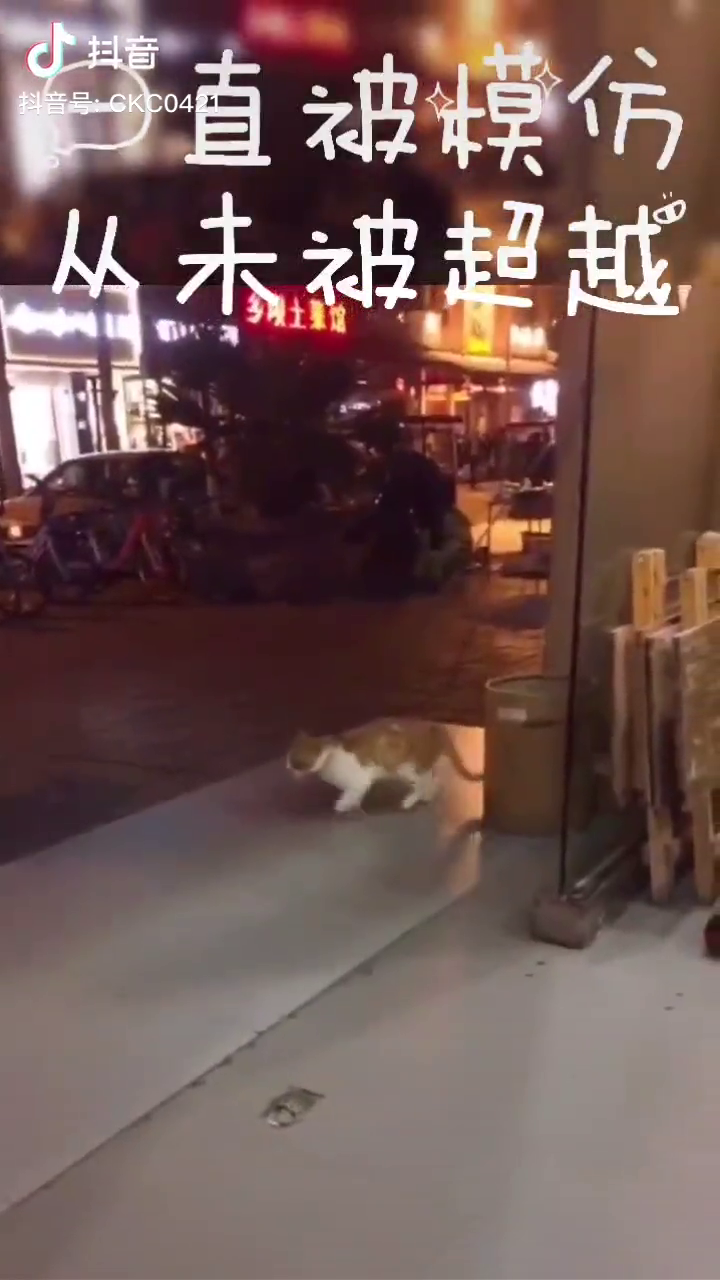
#> input picture frame 69 of OpenCV/cat.mp4, 720 x 1280 px
$ python '视频基本操作.py'
#> lines starting #> are read from the running program, lines starting #| are printed output that depends on the picture
import cv2

def init():

    vc = cv2.VideoCapture('cat.mp4')
    if vc.isOpened():
        open, frame = vc.read()
#> frame is the input picture: shape (1280, 720, 3); mean B, G, R 84.9, 88.2, 114.1
    else:
        open = False

    while open:
        ret, frame = vc.read()
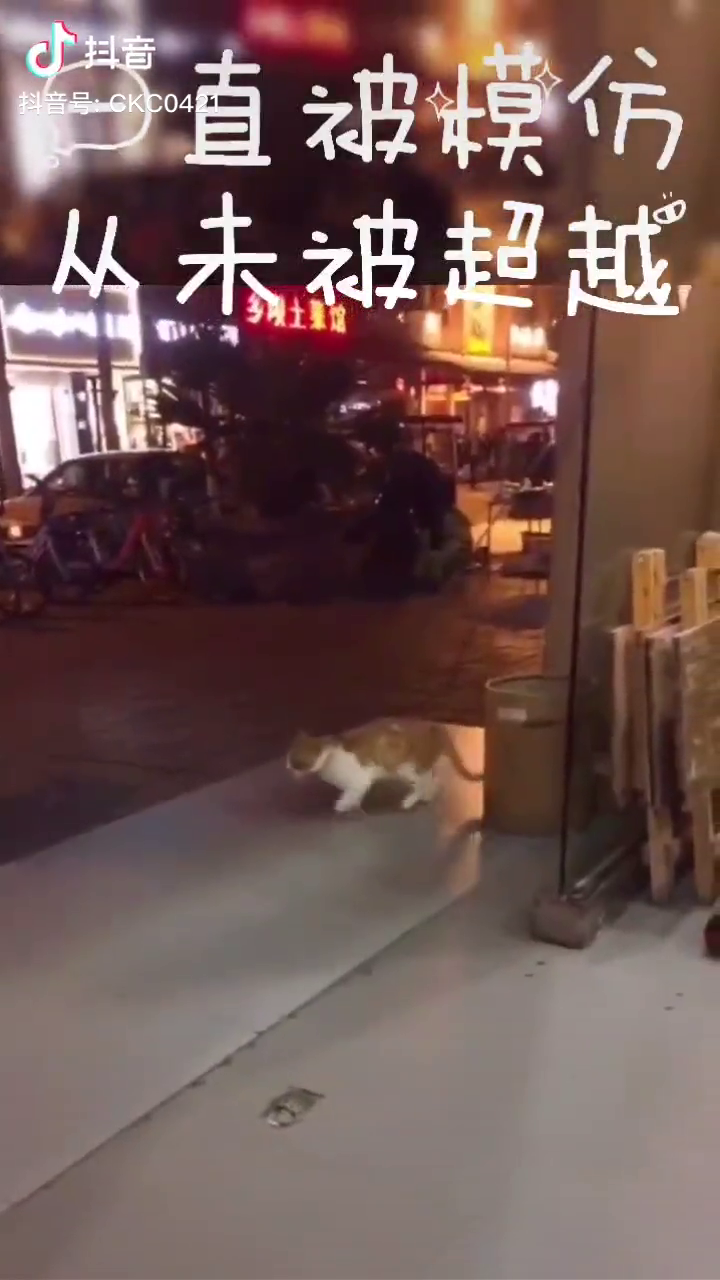
#> input picture frame 70 of OpenCV/cat.mp4, 720 x 1280 px
#> frame is the input picture: shape (1280, 720, 3); mean B, G, R 84.8, 88.2, 114.1
        if frame is None:
            break
        if ret == True:
            gray = cv2.cvtColor(frame, cv2.COLOR_BGR2GRAY)
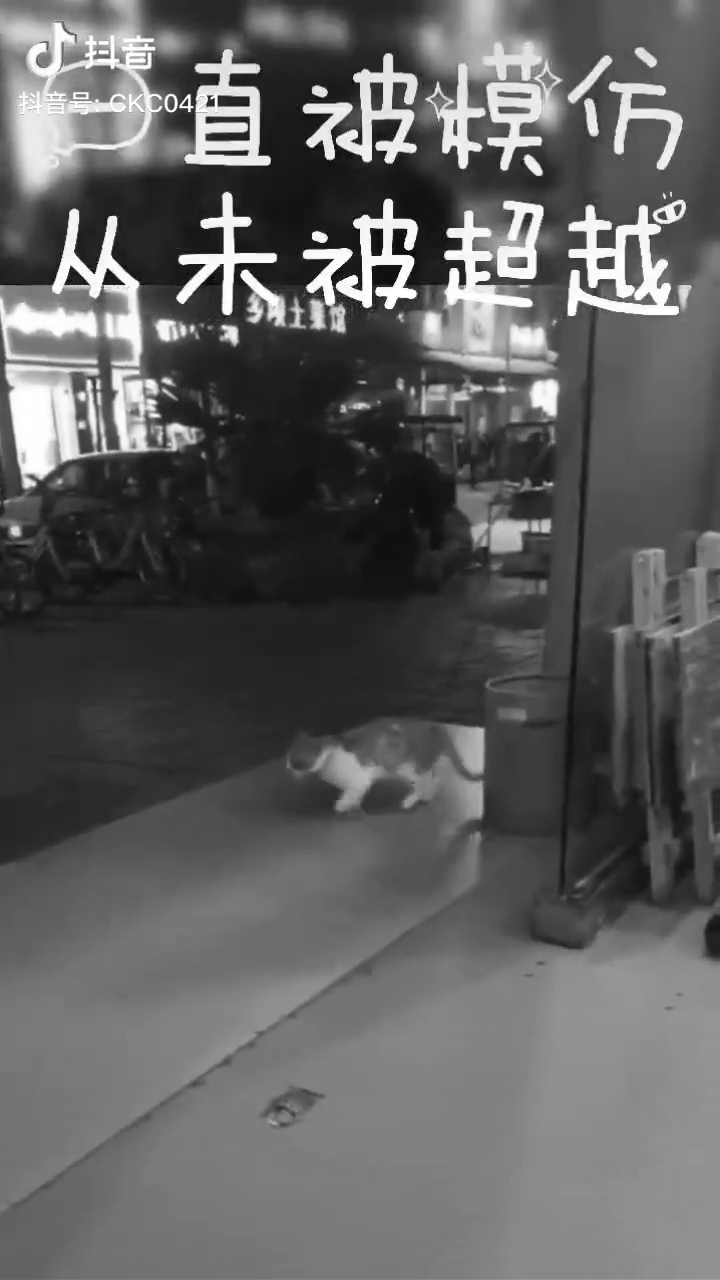
#> gray: shape (1280, 720); min 0, max 255, mean 95.5
            cv2.imshow('result', gray)
            if cv2.waitKey(10) & 0xFF == 27:
#> (key Esc is pressed here)
                break
    vc.release()
    cv2.destroyAllWindows()

if __name__ == "__main__":
    init()

$ run again, starting later in the video
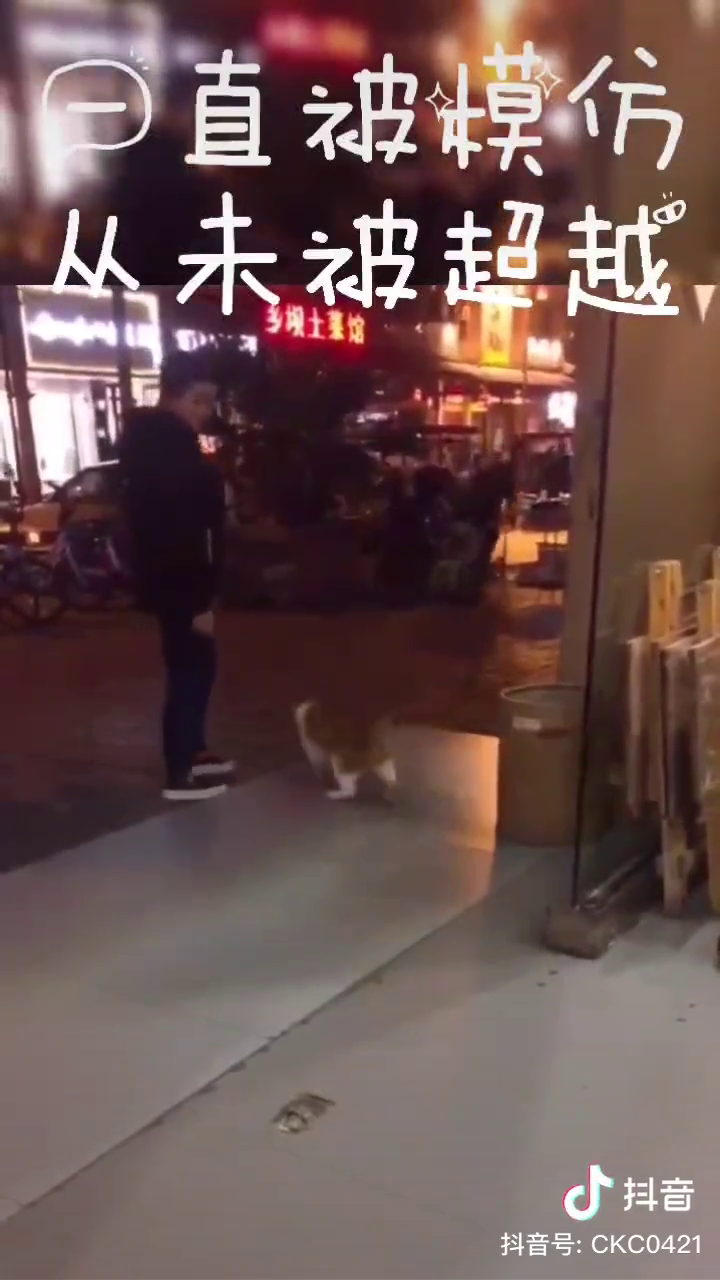
#> input picture frame 311 of OpenCV/cat.mp4, 720 x 1280 px
#> in init, frame is the input picture: shape (1280, 720, 3); mean B, G, R 82.1, 83.8, 108.5
#> in init, `gray = cv2.cvtColor(frame, cv2.COLOR_BGR2GRAY)`:
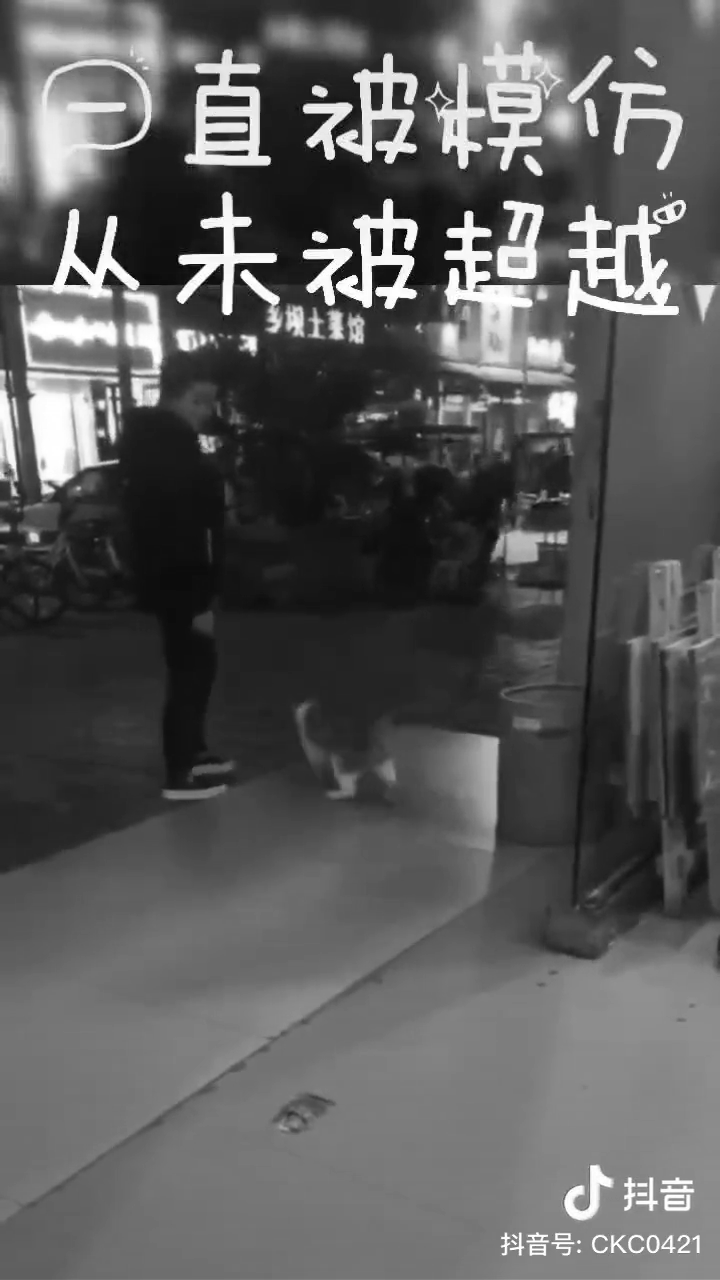
#> gray: shape (1280, 720); min 0, max 255, mean 90.9
